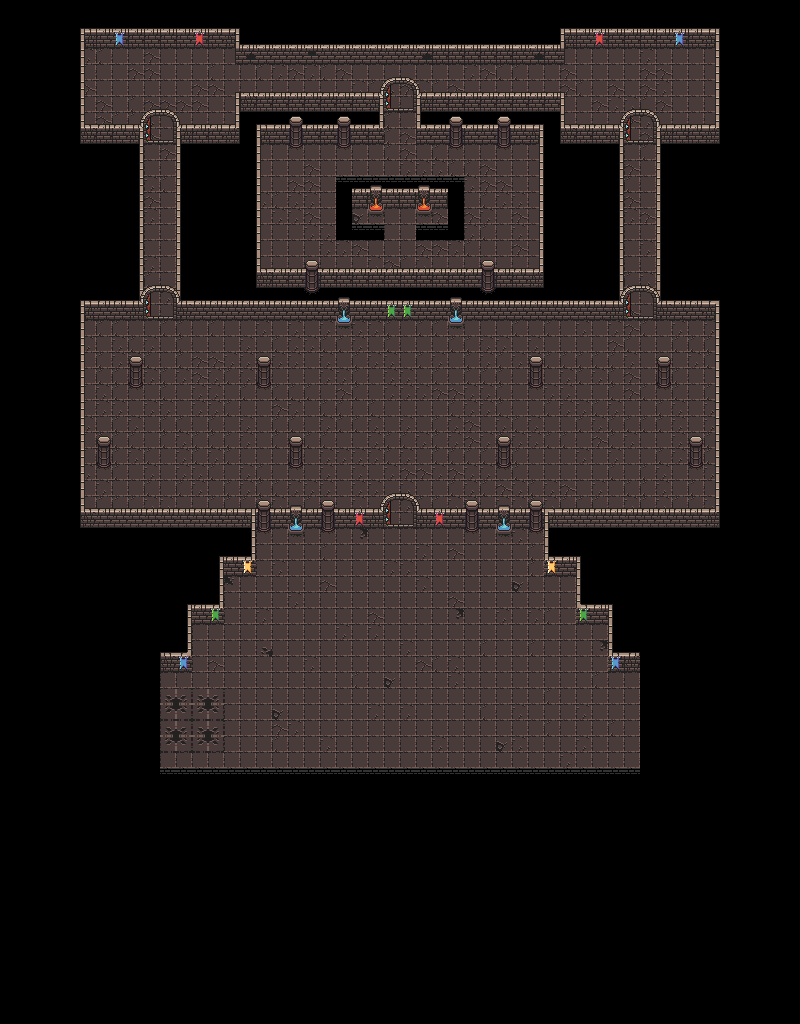

This game map was drawn from its Tiled (.tmx) file and the tilesets committed beside it. A one-line description and the trimmed map source follow:
An orthogonal 50x64 tile map with 16x16 px tiles, 5 tile layers (Ground, Player, Walls, Mid, ...) and 102 objects (86x wall, 3x 1, 2x 2, 2x 3, 4, ...).

<map version="1.2" tiledversion="1.2.1" orientation="orthogonal" renderorder="right-down" width="50" height="64" tilewidth="16" tileheight="16" infinite="0" nextlayerid="20" nextobjectid="153">
 <tileset firstgid="1" name="lvl_1" tilewidth="16" tileheight="16" tilecount="1024" columns="32">
  <image source="../art/tile_source/0x72_DungeonTilesetII_v1.1.png" width="512" height="512" />
  <tile id="36">
   <animation>
    <frame tileid="36" duration="100" />
    <frame tileid="37" duration="100" />
    <frame tileid="38" duration="100" />
   </animation>
  </tile>
  <tile id="68">
   <animation>
    <frame tileid="68" duration="100" />
    <frame tileid="69" duration="100" />
    <frame tileid="70" duration="100" />
   </animation>
  </tile>
  <tile id="100">
   <animation>
    <frame tileid="100" duration="100" />
    <frame tileid="101" duration="100" />
    <frame tileid="102" duration="100" />
   </animation>
  </tile>
  <tile id="132">
   <animation>
    <frame tileid="132" duration="100" />
    <frame tileid="133" duration="100" />
    <frame tileid="134" duration="100" />
   </animation>
  </tile>
  <tile id="353">
   <animation>
    <frame tileid="353" duration="1000" />
    <frame tileid="354" duration="100" />
    <frame tileid="355" duration="100" />
    <frame tileid="356" duration="500" />
    <frame tileid="356" duration="500" />
    <frame tileid="355" duration="100" />
    <frame tileid="354" duration="100" />
    <frame tileid="353" duration="1000" />
   </animation>
  </tile>
 </tileset>
 <layer id="5" name="Ground" width="50" height="64" locked="1">
  <data>[3200 cells, 1242 non-empty, 13 distinct tile ids]</data>
 </layer>
 <layer id="9" name="Player" width="50" height="64" locked="1">
  <data>[3200 cells, 12 non-empty, 2 distinct tile ids]</data>
 </layer>
 <layer id="6" name="Walls" width="50" height="64" locked="1">
  <data>[3200 cells, 531 non-empty, 41 distinct tile ids]</data>
 </layer>
 <layer id="7" name="Mid" width="50" height="64" locked="1">
  <data>[3200 cells, 278 non-empty, 28 distinct tile ids]</data>
 </layer>
 <layer id="8" name="Top" width="50" height="64" locked="1">
  <data>[3200 cells, 36 non-empty, 4 distinct tile ids]</data>
 </layer>
 <objectgroup id="10" name="Walls" visible="0" locked="1">
  <object id="4" name="wall" x="286.875" y="525.5" width="18.125" height="11.375" />
  <object id="7" name="wall" x="495" y="526" width="18.125" height="11.375" />
  <object id="8" name="wall" x="335" y="318" width="18.125" height="11.375" />
  <object id="9" name="wall" x="447.125" y="318.5" width="18.125" height="11.375" />
  <object id="10" name="wall" x="320.188" y="526.563" width="15.5" height="6.625" />
  <object id="13" name="wall" x="255.977" y="526.597" width="15.5" height="6.625" />
  <object id="14" name="wall" x="463.977" y="526.869" width="15.5" height="6.625" />
  <object id="15" name="wall" x="528.341" y="526.142" width="15.5" height="6.625" />
  <object id="16" name="wall" x="495.977" y="462.506" width="15.5" height="6.625" />
  <object id="17" name="wall" x="287.705" y="462.597" width="15.5" height="6.625" />
  <object id="18" name="wall" x="527.977" y="382.415" width="15.5" height="6.625" />
  <object id="19" name="wall" x="655.886" y="382.597" width="15.5" height="6.625" />
  <object id="20" name="wall" x="687.875" y="462.813" width="15.5" height="6.625" />
  <object id="21" name="wall" x="95.75" y="462.375" width="15.5" height="6.625" />
  <object id="22" name="wall" x="127.886" y="382.415" width="15.5" height="6.625" />
  <object id="23" name="wall" x="256.068" y="382.778" width="15.5" height="6.625" />
  <object id="24" name="wall" x="288.188" y="142.563" width="15.5" height="6.625" />
  <object id="25" name="wall" x="336.188" y="142.313" width="15.5" height="6.625" />
  <object id="26" name="wall" x="447.954" y="142.664" width="15.5" height="6.625" />
  <object id="27" name="wall" x="496.365" y="142.577" width="15.5" height="6.625" />
  <object id="28" name="wall" x="415.063" y="205.563" width="18.125" height="11.375" />
  <object id="29" name="wall" x="366.813" y="205.563" width="18.125" height="11.375" />
  <object id="30" name="wall" x="79.9853" y="525.82" width="306.087" height="2.11364" />
  <object id="31" name="wall" x="413.775" y="525.761" width="306.087" height="2.11364" />
  <object id="32" name="wall" x="85.087" y="317.885" width="61.3995" height="2.11364" />
  <object id="33" name="wall" x="173.626" y="317.829" width="452.49" height="2.11364" />
  <object id="34" name="wall" x="653.576" y="317.353" width="61.3995" height="2.11364" />
  <object id="35" name="wall" x="653.451" y="140.619" width="66.2745" height="2.11364" />
  <object id="36" name="wall" x="560.451" y="140.619" width="66.2745" height="2.11364" />
  <object id="37" name="wall" x="416.273" y="140.619" width="122.634" height="2.11364" />
  <object id="38" name="wall" x="261.178" y="140.619" width="122.96" height="2.11364" />
  <object id="39" name="wall" x="173.451" y="140.619" width="66.2745" height="2.11364" />
  <object id="40" name="wall" x="80.4508" y="140.619" width="66.2745" height="2.11364" />
  <object id="41" name="wall" x="413.542" y="108.619" width="146.803" height="2.11364" />
  <object id="42" name="wall" x="239.494" y="108.619" width="147.044" height="2.11364" />
  <object id="43" name="wall" x="256.36" y="284.619" width="287.428" height="2.11364" />
  <object id="44" name="wall" x="235.985" y="60.6193" width="327.894" height="2.11364" />
  <object id="45" name="wall" x="564.431" y="44.6193" width="152.044" height="2.11364" />
  <object id="46" name="wall" x="84.9963" y="44.6193" width="150.292" height="2.11364" />
  <object id="47" name="wall" x="159.3" y="668.943" width="32.7631" height="2.11364" />
  <object id="48" name="wall" x="191.3" y="620.943" width="32.7631" height="2.11364" />
  <object id="49" name="wall" x="223.3" y="572.943" width="32.7631" height="2.11364" />
  <object id="53" name="wall" x="160.035" y="768.11" width="479.763" height="5.86364" />
  <object id="54" name="wall" x="351.626" y="224.564" width="33.3739" height="5.86364" />
  <object id="55" name="wall" x="416" y="224" width="32.2176" height="5.86364" />
  <object id="57" name="wall" x="352.053" y="204.619" width="95.8597" height="2.11364" />
  <object id="58" name="wall" x="336.017" y="176.564" width="127.826" height="5.86364" />
  <object id="62" name="wall" x="544.165" y="573.277" width="32.0453" height="2.11364" />
  <object id="63" name="wall" x="576.352" y="621.068" width="32.0453" height="2.11364" />
  <object id="64" name="wall" x="608.102" y="669.256" width="32.0453" height="2.11364" />
  <object id="66" name="wall" x="159.292" y="652.003" width="1.67219" height="121.932" />
  <object id="67" name="wall" x="639.101" y="652.221" width="1.67219" height="121.932" />
  <object id="68" name="wall" x="186.706" y="603.886" width="5.67219" height="67.2047" />
  <object id="69" name="wall" x="218.64" y="555.928" width="5.92219" height="67.2047" />
  <object id="70" name="wall" x="575.14" y="555.928" width="5.92219" height="67.2047" />
  <object id="71" name="wall" x="607.14" y="603.928" width="5.92219" height="67.2047" />
  <object id="72" name="wall" x="543.14" y="526.122" width="5.92219" height="49.0106" />
  <object id="73" name="wall" x="78.8902" y="300.178" width="5.92219" height="226.955" />
  <object id="74" name="wall" x="78.8902" y="27.6775" width="5.92219" height="115.455" />
  <object id="76" name="wall" x="715.044" y="300.178" width="5.92219" height="226.955" />
  <object id="77" name="wall" x="250.64" y="526.303" width="5.92219" height="48.8297" />
  </objectgroup>
 <objectgroup id="14" name="Doors" locked="1">
  <!-- 6 objects omitted --></objectgroup>
 <objectgroup id="15" name="Points">
  <!-- 8 objects omitted --></objectgroup>
 <objectgroup id="13" name="NPCs">
  <!-- 2 objects omitted --></objectgroup>
</map>
<!-- 41 of 102 objects omitted -->
